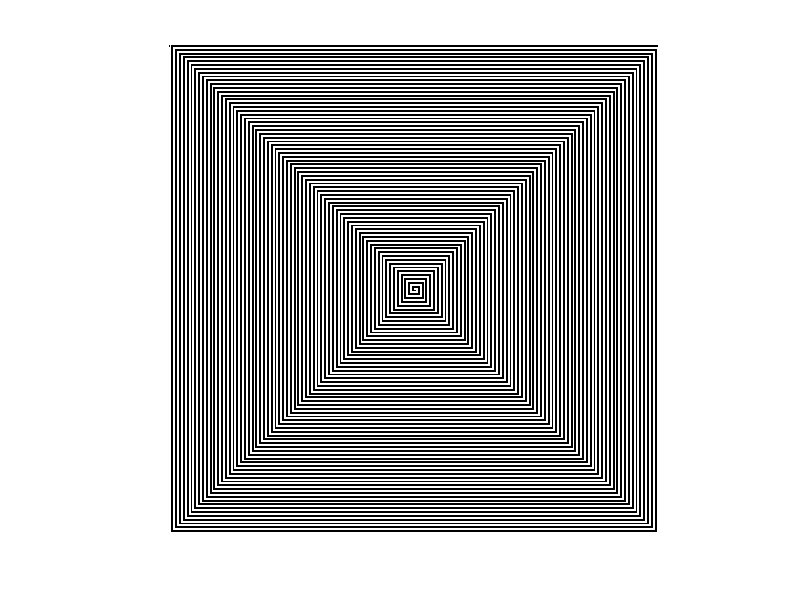

MATLAB code for this plot:
close all;
clear all;

size = 256;

img = zeros(size, size, 3);

%% slimak
leng = size;
% % % % % % dir:
% % % % % % right = 1;
% % % % % % up = 2;
% % % % % % left = 3;
% % % % % % down = 4;
img(:,1,:) = 255;
start = [size, 1];
while(leng > 2)
    k = 0;
    for dir = 1:4

        switch dir
            
            case 1
                for i = start(2):leng + start(2)-1
                    img(start(1),i,:) = 255;
                end
                k = k + 1;
                if k == 2
                   leng = leng - 2;
                   k = 0;
                end
                start(2) = leng + start(2)-1;

            case 2
                for i = start(1):-1:(start(1)-leng+2)
                    
                    display(i);
                    img(i, start(2),:) = 255; 
                end
                k = k + 1;
                if k == 2
                   leng = leng - 2;
                   k = 0;
                end
                start(1) = start(1)-leng;
                
            case 3
                for i = start(2):-1:(start(2)-leng+1)
                     img(start(1),i,:) = 255; 
                end
                k = k + 1;
                if k == 2
                   leng = leng - 2;
                   k = 0;
                end
                start(2) = start(2)-leng+1;
                
            case 4
                for i = start(1):start(1)+leng-2
                     img(i, start(2),:) = 255;
                end
                k = k + 1;
                if k == 2
                   leng = leng - 2;
                   k = 0;
                end
                start(1) = start(1)+leng;
            otherwise
                disp('error');
                
        end
    
    end
    

end




figure();
imshow(img);
finalMat = img;
imwrite(finalMat,['slimak', num2str(size),'.bmp'],'bmp');